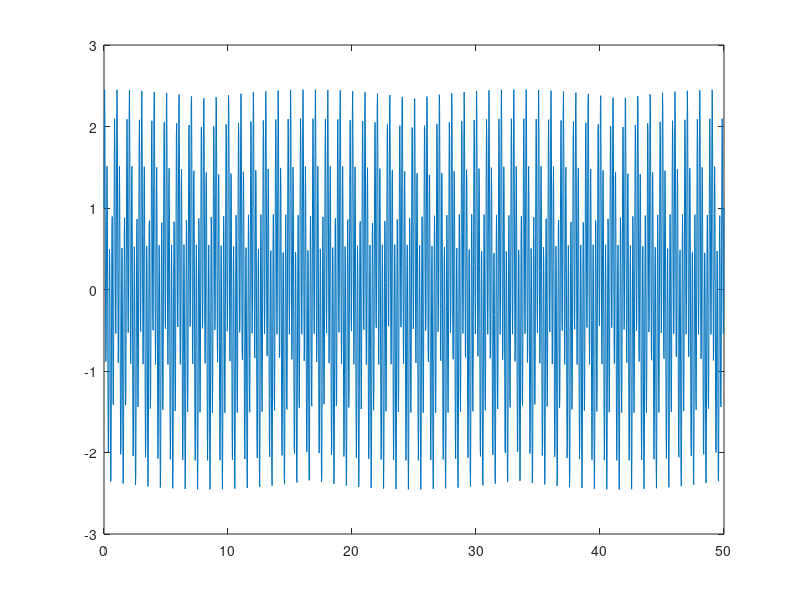
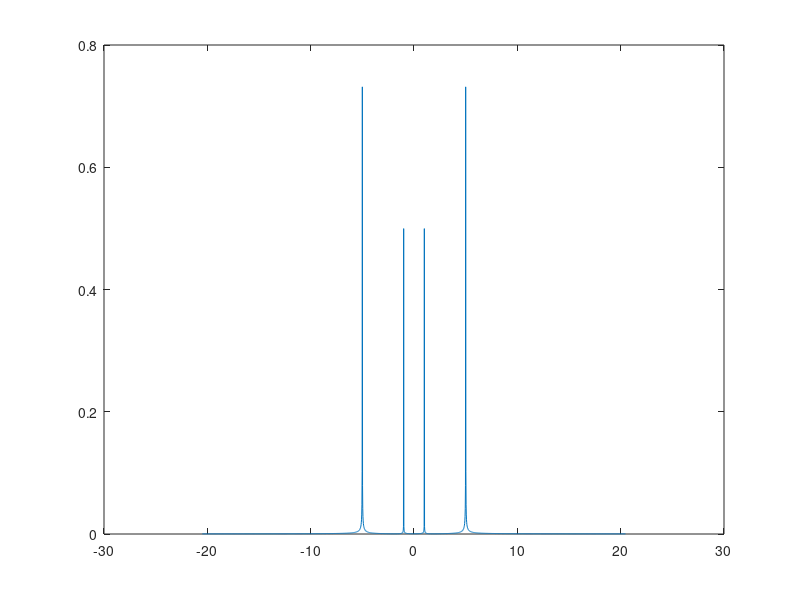

Reproduce these figures in MATLAB, in order.
t = linspace(0,50,2048);
s = cos(2.*pi.*t) + 1.5*sin(2*5*pi*t);
T = t(end);
N = length(s);
x = fft(s)/N;


figure
plot(t, s)
figure
plot(abs(x))

x = fftshift(x);
dt = T/N;
df = 1/dt;


f = (-N/2:N/2-1)*df/N;
plot(f, abs(x))
